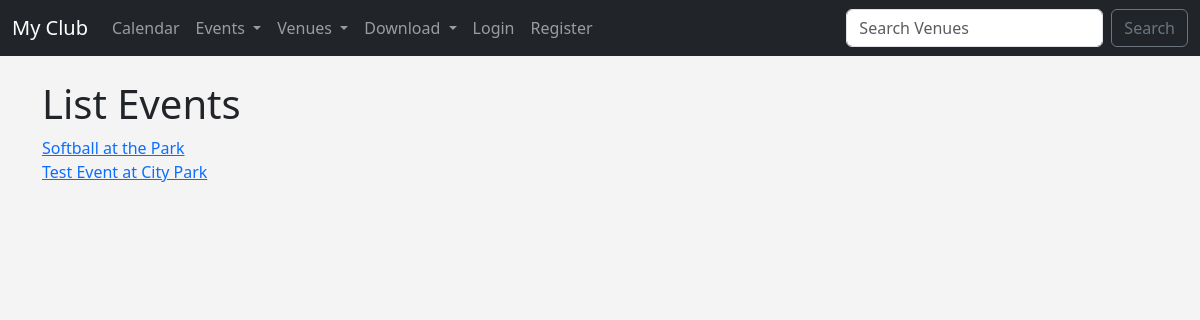
The app's page /venue_events/5, older data.
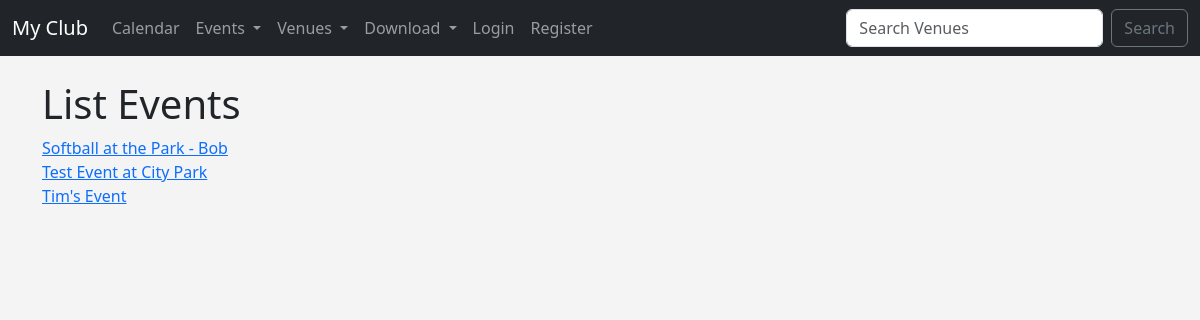
The same page, newer data.
### events/models.py (models this page shows, shortened)
class Event(models.Model):
	name = models.CharField('Event Name', max_length=120)
	event_date = models.DateTimeField('Event Date')
	venue = models.ForeignKey(Venue, blank=True, null=True, on_delete=models.CASCADE)
	manager = models.ForeignKey(User, blank=True, null=True, on_delete=models.SET_NULL)
	description = models.TextField(blank=True)
	attendees = models.ManyToManyField(MyClubUser, blank=True)
	approved = models.BooleanField("Approved", default=False)
	def __str__(self):
		return self.name

### events/views.py (the view)
# urls.py: path('venue_events/<venue_id>', views.venue_events, name="venue-events"),
def venue_events(request, venue_id):
	venue = Venue.objects.get(id=venue_id)
	events = venue.event_set.all()
	if events:
		return render(request, 'events/venue_events.html', {'events': events})
	else:
		messages.success(request, ("That Venue Has No Events At This Time..."))
		return redirect('admin_approval')

### events/templates/events/venue_events.html
{% extends 'events/base.html' %}
{% block content %}
<h1>List Events</h1>
{% for event in events %}
	<a href="{% url 'show-event' event.id %}">{{ event }}</a><br/>
{% endfor %}
{% endblock %}

Row changes from the older to the newer data that the page shows:
changed Event: name "Softball at the Park" → "Softball at the Park - Bob"
added Event: name "Tim's Event"
